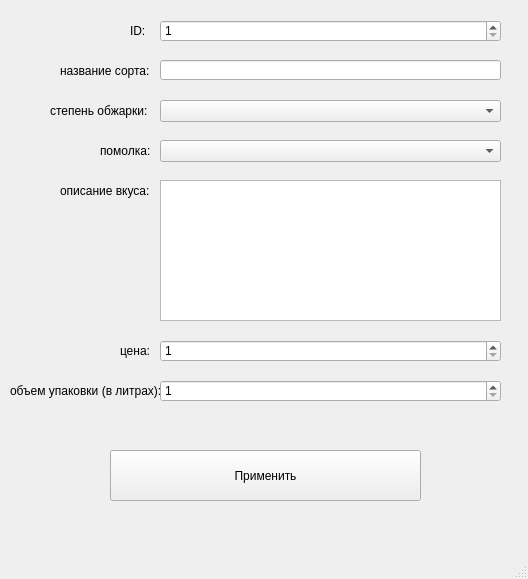
<?xml version="1.0" encoding="UTF-8"?>
<ui version="4.0">
 <class>MainWindow</class>
 <widget class="QMainWindow" name="MainWindow">
  <property name="geometry">
   <rect>
    <x>0</x>
    <y>0</y>
    <width>528</width>
    <height>579</height>
   </rect>
  </property>
  <property name="windowTitle">
   <string>Редактирование</string>
  </property>
  <widget class="QWidget" name="centralwidget">
   <widget class="QPlainTextEdit" name="taste">
    <property name="geometry">
     <rect>
      <x>160</x>
      <y>180</y>
      <width>341</width>
      <height>141</height>
     </rect>
    </property>
   </widget>
   <widget class="QLabel" name="label">
    <property name="geometry">
     <rect>
      <x>130</x>
      <y>20</y>
      <width>21</width>
      <height>21</height>
     </rect>
    </property>
    <property name="text">
     <string>ID:</string>
    </property>
   </widget>
   <widget class="QLabel" name="label_2">
    <property name="geometry">
     <rect>
      <x>60</x>
      <y>60</y>
      <width>91</width>
      <height>21</height>
     </rect>
    </property>
    <property name="text">
     <string>название сорта:</string>
    </property>
   </widget>
   <widget class="QLineEdit" name="name_sort">
    <property name="geometry">
     <rect>
      <x>160</x>
      <y>60</y>
      <width>341</width>
      <height>20</height>
     </rect>
    </property>
   </widget>
   <widget class="QLabel" name="label_3">
    <property name="geometry">
     <rect>
      <x>50</x>
      <y>100</y>
      <width>101</width>
      <height>21</height>
     </rect>
    </property>
    <property name="text">
     <string>степень обжарки:</string>
    </property>
   </widget>
   <widget class="QLabel" name="label_4">
    <property name="geometry">
     <rect>
      <x>100</x>
      <y>140</y>
      <width>51</width>
      <height>21</height>
     </rect>
    </property>
    <property name="text">
     <string>помолка:</string>
    </property>
   </widget>
   <widget class="QLabel" name="label_5">
    <property name="geometry">
     <rect>
      <x>60</x>
      <y>180</y>
      <width>91</width>
      <height>21</height>
     </rect>
    </property>
    <property name="text">
     <string>описание вкуса:</string>
    </property>
   </widget>
   <widget class="QLabel" name="label_6">
    <property name="geometry">
     <rect>
      <x>120</x>
      <y>340</y>
      <width>31</width>
      <height>21</height>
     </rect>
    </property>
    <property name="text">
     <string>цена:</string>
    </property>
   </widget>
   <widget class="QLabel" name="label_7">
    <property name="geometry">
     <rect>
      <x>10</x>
      <y>380</y>
      <width>151</width>
      <height>21</height>
     </rect>
    </property>
    <property name="text">
     <string>объем упаковки (в литрах):</string>
    </property>
   </widget>
   <widget class="QComboBox" name="degree_of_roasting">
    <property name="geometry">
     <rect>
      <x>160</x>
      <y>100</y>
      <width>341</width>
      <height>22</height>
     </rect>
    </property>
   </widget>
   <widget class="QComboBox" name="crushing">
    <property name="geometry">
     <rect>
      <x>160</x>
      <y>140</y>
      <width>341</width>
      <height>22</height>
     </rect>
    </property>
   </widget>
   <widget class="QPushButton" name="pushButton">
    <property name="geometry">
     <rect>
      <x>110</x>
      <y>450</y>
      <width>311</width>
      <height>51</height>
     </rect>
    </property>
    <property name="text">
     <string>Применить</string>
    </property>
   </widget>
   <widget class="QSpinBox" name="volume">
    <property name="geometry">
     <rect>
      <x>160</x>
      <y>380</y>
      <width>341</width>
      <height>22</height>
     </rect>
    </property>
    <property name="minimum">
     <number>1</number>
    </property>
    <property name="maximum">
     <number>10000</number>
    </property>
   </widget>
   <widget class="QSpinBox" name="id">
    <property name="geometry">
     <rect>
      <x>160</x>
      <y>20</y>
      <width>341</width>
      <height>22</height>
     </rect>
    </property>
    <property name="minimum">
     <number>1</number>
    </property>
   </widget>
   <widget class="QSpinBox" name="cost">
    <property name="geometry">
     <rect>
      <x>160</x>
      <y>340</y>
      <width>341</width>
      <height>22</height>
     </rect>
    </property>
    <property name="minimum">
     <number>1</number>
    </property>
    <property name="maximum">
     <number>10000</number>
    </property>
    <property name="singleStep">
     <number>1</number>
    </property>
   </widget>
  </widget>
  <widget class="QMenuBar" name="menubar">
   <property name="geometry">
    <rect>
     <x>0</x>
     <y>0</y>
     <width>528</width>
     <height>21</height>
    </rect>
   </property>
  </widget>
  <widget class="QStatusBar" name="statusbar"/>
 </widget>
 <resources/>
 <connections/>
</ui>
